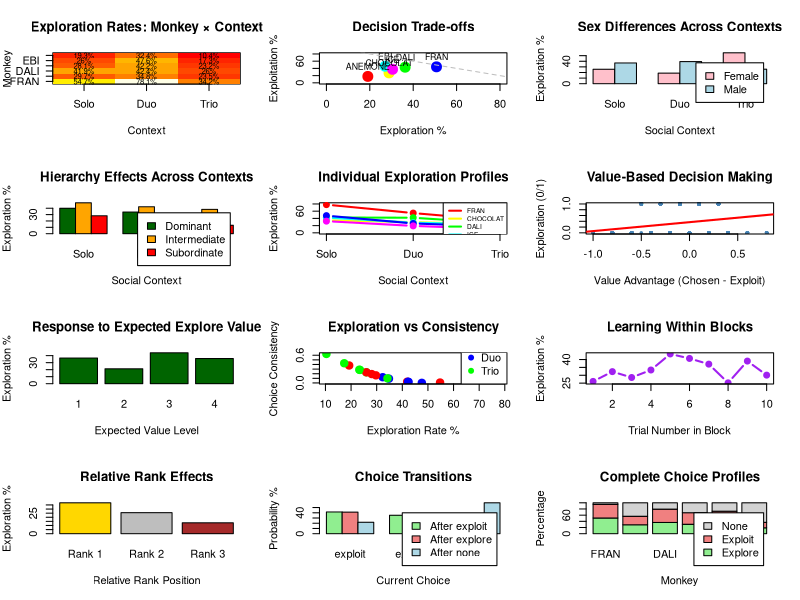

This figure's R source:
# INTUITIVE DATA VISUALIZATIONS FOR DEEP INSIGHTS
# Creating working plots that reveal patterns in the data

library(ggplot2)
library(dplyr)
library(reshape2)

# Load and process data
data_raw <- read.csv("Explore Exploit Dataset.csv")

data_raw$outcome_clean <- ifelse(grepl("explore", data_raw$OUTCOME, ignore.case = TRUE), "explore",
                               ifelse(grepl("exploit", data_raw$OUTCOME, ignore.case = TRUE), "exploit", 
                                     ifelse(data_raw$OUTCOME %in% c("NONE", "none", "stop"), "none", "other")))

data_valid <- data_raw[!is.na(data_raw$outcome_clean) & data_raw$outcome_clean != "other", ]

# Add monkey info in your preferred order
monkey_order <- c("FRAN", "CHOCOLAT", "DALI", "ICE", "EBI", "ANEMONE")
monkey_info <- data.frame(
  monkey = monkey_order,
  sex = c("Male", "Female", "Male", "Female", "Male", "Female"),
  rank = c("Dominant", "Dominant", "Intermediate", "Intermediate", "Subordinate", "Subordinate")
)

data_analysis <- merge(data_valid, monkey_info, by = "monkey", all.x = TRUE)

cat("=== CREATING INTUITIVE VISUALIZATIONS ===\n")

pdf("intuitive_data_insights.pdf", width = 16, height = 20)
par(mfrow = c(4, 3), mar = c(5, 4, 4, 2))

# PLOT 1: Basic Heatmap - Exploration by Monkey and Context
cat("1. Creating exploration heatmap...\n")

heatmap_data <- data_analysis %>%
  group_by(monkey, CONDITION) %>%
  summarise(explore_rate = mean(outcome_clean == "explore") * 100, .groups = "drop")

heatmap_matrix <- dcast(heatmap_data, monkey ~ CONDITION, value.var = "explore_rate")
rownames(heatmap_matrix) <- heatmap_matrix$monkey
heatmap_matrix <- heatmap_matrix[monkey_order, -1]

image(1:3, 1:6, t(as.matrix(heatmap_matrix)), 
      col = heat.colors(20), main = "Exploration Rates: Monkey × Context",
      xlab = "Context", ylab = "Monkey", xaxt = "n", yaxt = "n")
axis(1, at = 1:3, labels = c("Solo", "Duo", "Trio"))
axis(2, at = 1:6, labels = monkey_order, las = 1)

for(i in 1:6) {
  for(j in 1:3) {
    text(j, i, paste0(round(heatmap_matrix[i,j], 1), "%"), cex = 0.7)
  }
}

# PLOT 2: Decision Space - Explore vs Exploit Trade-off
cat("2. Creating decision space plot...\n")

decision_data <- data_analysis %>%
  group_by(monkey, sex, rank) %>%
  summarise(
    explore_pct = mean(outcome_clean == "explore") * 100,
    exploit_pct = mean(outcome_clean == "exploit") * 100,
    none_pct = mean(outcome_clean == "none") * 100,
    .groups = "drop"
  )

colors_monkey <- rainbow(6)
plot(decision_data$explore_pct, decision_data$exploit_pct,
     pch = 19, cex = 2, col = colors_monkey,
     xlim = c(0, 80), ylim = c(0, 80),
     xlab = "Exploration %", ylab = "Exploitation %",
     main = "Decision Trade-offs")

text(decision_data$explore_pct, decision_data$exploit_pct,
     decision_data$monkey, pos = 3, cex = 0.8)

abline(a = 100, b = -1, col = "gray", lty = 2)

# PLOT 3: Sex Differences Across Contexts
cat("3. Creating sex differences plot...\n")

sex_context <- data_analysis %>%
  group_by(sex, CONDITION) %>%
  summarise(explore_rate = mean(outcome_clean == "explore") * 100, .groups = "drop")

barplot(matrix(sex_context$explore_rate, nrow = 2), 
        beside = TRUE, names.arg = c("Solo", "Duo", "Trio"),
        main = "Sex Differences Across Contexts",
        ylab = "Exploration %", xlab = "Social Context",
        col = c("pink", "lightblue"), 
        legend.text = c("Female", "Male"))

# PLOT 4: Hierarchy Effects
cat("4. Creating hierarchy effects plot...\n")

rank_context <- data_analysis %>%
  group_by(rank, CONDITION) %>%
  summarise(explore_rate = mean(outcome_clean == "explore") * 100, .groups = "drop")

barplot(matrix(rank_context$explore_rate, nrow = 3),
        beside = TRUE, names.arg = c("Solo", "Duo", "Trio"),
        main = "Hierarchy Effects Across Contexts", 
        ylab = "Exploration %", xlab = "Social Context",
        col = c("darkgreen", "orange", "red"),
        legend.text = c("Dominant", "Intermediate", "Subordinate"))

# PLOT 5: Individual Exploration Profiles
cat("5. Creating individual profiles...\n")

individual_data <- data_analysis %>%
  group_by(monkey, CONDITION) %>%
  summarise(explore_rate = mean(outcome_clean == "explore") * 100, .groups = "drop")

plot(1:3, rep(0, 3), type = "n", ylim = c(0, 80),
     main = "Individual Exploration Profiles",
     xlab = "Social Context", ylab = "Exploration %", xaxt = "n")
axis(1, at = 1:3, labels = c("Solo", "Duo", "Trio"))

colors_ind <- rainbow(6)
for(i in 1:6) {
  monkey <- monkey_order[i]
  monkey_data <- individual_data[individual_data$monkey == monkey, ]
  monkey_data <- monkey_data[match(c("solo", "duo", "trio"), monkey_data$CONDITION), ]
  lines(1:3, monkey_data$explore_rate, col = colors_ind[i], lwd = 2, type = "b", pch = 19)
}
legend("topright", legend = monkey_order, col = colors_ind, lwd = 2, cex = 0.6)

# PLOT 6: Value-Based Decisions
cat("6. Creating value-based analysis...\n")

value_data <- data_analysis %>%
  filter(!is.na(SUBJECTIVE_CHOSEN_VALUE) & !is.na(subjective_exploit)) %>%
  mutate(value_advantage = SUBJECTIVE_CHOSEN_VALUE - subjective_exploit) %>%
  filter(abs(value_advantage) <= 1)  # Remove extreme outliers

plot(value_data$value_advantage, as.numeric(value_data$outcome_clean == "explore"),
     pch = 19, cex = 0.5, col = "steelblue",
     xlab = "Value Advantage (Chosen - Exploit)", ylab = "Exploration (0/1)",
     main = "Value-Based Decision Making")

# Add trend line
if(nrow(value_data) > 10) {
  model_trend <- lm(as.numeric(outcome_clean == "explore") ~ value_advantage, data = value_data)
  abline(model_trend, col = "red", lwd = 2)
}

# PLOT 7: Expected Value Response
cat("7. Creating expected value response...\n")

expectation_data <- data_analysis %>%
  filter(!is.na(expected_explore)) %>%
  mutate(exp_bin = cut(expected_explore, breaks = 4)) %>%
  group_by(exp_bin) %>%
  summarise(
    explore_rate = mean(outcome_clean == "explore") * 100,
    n_trials = n(),
    .groups = "drop"
  ) %>%
  filter(n_trials >= 20)

if(nrow(expectation_data) > 0) {
  barplot(expectation_data$explore_rate,
          names.arg = 1:nrow(expectation_data),
          main = "Response to Expected Explore Value",
          ylab = "Exploration %", xlab = "Expected Value Level",
          col = "darkgreen")
}

# PLOT 8: Choice Consistency
cat("8. Creating choice consistency analysis...\n")

consistency_data <- data_analysis %>%
  group_by(monkey, CONDITION) %>%
  summarise(
    explore_rate = mean(outcome_clean == "explore"),
    n_trials = n(),
    .groups = "drop"
  ) %>%
  filter(n_trials >= 10) %>%
  mutate(
    consistency = 1 - 4 * explore_rate * (1 - explore_rate)  # 1 - variance for binary
  )

plot(consistency_data$explore_rate * 100, consistency_data$consistency,
     pch = 19, cex = 1.5, col = c("red", "blue", "green")[as.factor(consistency_data$CONDITION)],
     xlab = "Exploration Rate %", ylab = "Choice Consistency",
     main = "Exploration vs Consistency")

legend("bottomright", legend = c("Solo", "Duo", "Trio"), 
       col = c("red", "blue", "green"), pch = 19)

# PLOT 9: Temporal Learning Effects
cat("9. Creating temporal analysis...\n")

# Analyze by trial number within session
data_analysis <- data_analysis %>%
  arrange(monkey, date, as.numeric(BLOCK_No), TRIAL_NUM) %>%
  group_by(monkey, date, BLOCK_No) %>%
  mutate(trial_in_block = row_number()) %>%
  ungroup()

temporal_data <- data_analysis %>%
  filter(trial_in_block <= 10) %>%  # First 10 trials per block
  group_by(trial_in_block) %>%
  summarise(explore_rate = mean(outcome_clean == "explore") * 100, .groups = "drop")

plot(temporal_data$trial_in_block, temporal_data$explore_rate,
     type = "b", pch = 19, lwd = 2, col = "purple",
     main = "Learning Within Blocks",
     xlab = "Trial Number in Block", ylab = "Exploration %")

# PLOT 10: Relative Rank Effects
cat("10. Creating relative rank analysis...\n")

rank_effect <- data_analysis %>%
  group_by(RELATIVE_RANK) %>%
  summarise(
    explore_rate = mean(outcome_clean == "explore") * 100,
    n_trials = n(),
    .groups = "drop"
  )

barplot(rank_effect$explore_rate,
        names.arg = paste("Rank", rank_effect$RELATIVE_RANK),
        main = "Relative Rank Effects",
        ylab = "Exploration %", xlab = "Relative Rank Position",
        col = c("gold", "gray", "brown"))

# PLOT 11: Choice Transitions
cat("11. Creating choice transition analysis...\n")

# Create lagged data for transitions
data_transitions <- data_analysis %>%
  arrange(monkey, date, as.numeric(BLOCK_No), TRIAL_NUM) %>%
  group_by(monkey) %>%
  mutate(prev_choice = lag(outcome_clean)) %>%
  filter(!is.na(prev_choice)) %>%
  ungroup()

transition_table <- table(data_transitions$prev_choice, data_transitions$outcome_clean)
transition_props <- prop.table(transition_table, margin = 1) * 100

barplot(transition_props, beside = TRUE,
        main = "Choice Transitions",
        ylab = "Probability %", xlab = "Current Choice",
        legend.text = paste("After", rownames(transition_props)),
        col = c("lightgreen", "lightcoral", "lightblue"))

# PLOT 12: Summary Dashboard
cat("12. Creating summary dashboard...\n")

summary_data <- data_analysis %>%
  group_by(monkey, sex, rank) %>%
  summarise(
    explore = mean(outcome_clean == "explore") * 100,
    exploit = mean(outcome_clean == "exploit") * 100,
    none = mean(outcome_clean == "none") * 100,
    .groups = "drop"
  )

# Reorder by your preference
summary_data <- summary_data[match(monkey_order, summary_data$monkey), ]

barplot(t(as.matrix(summary_data[, c("explore", "exploit", "none")])),
        names.arg = summary_data$monkey,
        main = "Complete Choice Profiles",
        ylab = "Percentage", xlab = "Monkey",
        col = c("lightgreen", "lightcoral", "lightgray"),
        legend.text = c("Explore", "Exploit", "None"))

dev.off()

# DETAILED INSIGHTS
cat("\n=== KEY DATA INSIGHTS ===\n")

# Context sensitivity ranking
context_sensitivity <- data_analysis %>%
  group_by(monkey) %>%
  summarise(
    solo_rate = mean(outcome_clean[CONDITION == "solo"] == "explore", na.rm = TRUE) * 100,
    duo_rate = mean(outcome_clean[CONDITION == "duo"] == "explore", na.rm = TRUE) * 100,
    trio_rate = mean(outcome_clean[CONDITION == "trio"] == "explore", na.rm = TRUE) * 100,
    .groups = "drop"
  ) %>%
  mutate(
    context_range = pmax(solo_rate, duo_rate, trio_rate, na.rm = TRUE) - 
                   pmin(solo_rate, duo_rate, trio_rate, na.rm = TRUE)
  ) %>%
  arrange(desc(context_range))

cat("MOST CONTEXT-SENSITIVE MONKEYS:\n")
for(i in 1:3) {
  cat(sprintf("%s: %.1f%% range (%.1f%% solo, %.1f%% duo, %.1f%% trio)\n",
              context_sensitivity$monkey[i], context_sensitivity$context_range[i],
              context_sensitivity$solo_rate[i], context_sensitivity$duo_rate[i], 
              context_sensitivity$trio_rate[i]))
}

# Value sensitivity
if(sum(!is.na(data_analysis$SUBJECTIVE_CHOSEN_VALUE)) > 100) {
  value_sensitivity <- data_analysis %>%
    filter(!is.na(SUBJECTIVE_CHOSEN_VALUE)) %>%
    group_by(monkey) %>%
    summarise(
      value_corr = cor(SUBJECTIVE_CHOSEN_VALUE, as.numeric(outcome_clean == "explore"), 
                      use = "complete.obs"),
      .groups = "drop"
    ) %>%
    arrange(desc(abs(value_corr)))
  
  cat("\nMOST VALUE-SENSITIVE MONKEYS:\n")
  for(i in 1:min(3, nrow(value_sensitivity))) {
    cat(sprintf("%s: correlation = %.3f\n", 
                value_sensitivity$monkey[i], value_sensitivity$value_corr[i]))
  }
}

# Learning effects
learning_effects <- data_analysis %>%
  group_by(monkey) %>%
  mutate(trial_number = row_number()) %>%
  filter(trial_number <= 100) %>%  # First 100 trials
  summarise(
    early_explore = mean(outcome_clean[trial_number <= 50] == "explore", na.rm = TRUE) * 100,
    late_explore = mean(outcome_clean[trial_number > 50] == "explore", na.rm = TRUE) * 100,
    .groups = "drop"
  ) %>%
  mutate(learning_change = late_explore - early_explore) %>%
  arrange(desc(abs(learning_change)))

cat("\nSTRONGEST LEARNING EFFECTS:\n")
for(i in 1:3) {
  direction <- ifelse(learning_effects$learning_change[i] > 0, "INCREASED", "DECREASED")
  cat(sprintf("%s: %s exploration by %.1f%% (%.1f%% → %.1f%%)\n",
              learning_effects$monkey[i], direction, abs(learning_effects$learning_change[i]),
              learning_effects$early_explore[i], learning_effects$late_explore[i]))
}

# Save detailed results
write.csv(context_sensitivity, "context_sensitivity_detailed.csv", row.names = FALSE)
write.csv(summary_data, "complete_choice_profiles.csv", row.names = FALSE)

cat("\nGenerated comprehensive visualization: intuitive_data_insights.pdf\n")
cat("Contains 12 different analytical perspectives to answer your research questions!\n") 
